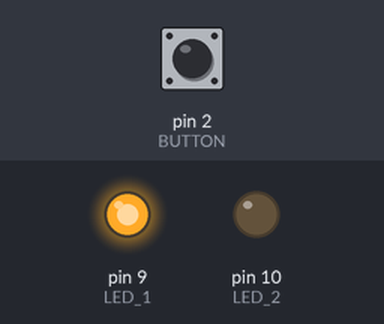
Bench run of a sketch on a simulated Arduino Uno, built with avr-gcc and run on an emulated ATmega328P. Parts: output pins drawn as LEDs (lit = HIGH). Inputs (shaded band) come from the test bench; at power-on: pin 2 (BUTTON) LOW.

Above: at 1.2 s.
1.3 s: pin 2 (BUTTON) pulled HIGH for 0.15 s
At 1.37 s:
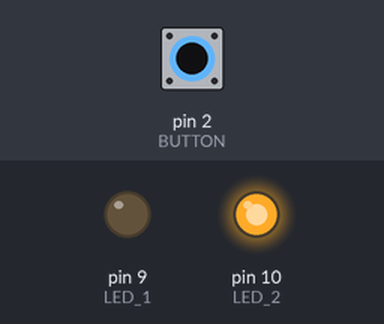
2.9 s: pin 2 (BUTTON) pulled HIGH for 3.2 s
At 6.5 s:
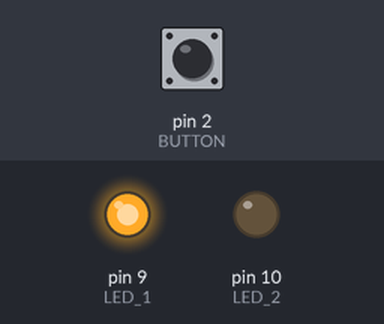
Timing chart, 0 to 8.0 s (numbered marks = the images above; inputs shaded):
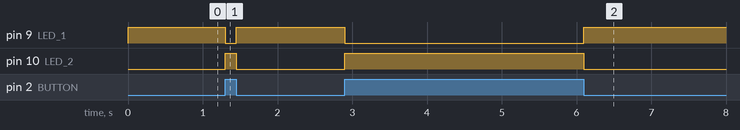

The sketch:

04_button_control.ino
```cpp
// 04_button_control.ino
// A push-button controls which of two LEDs is on.
//
// Used at Tier 1 Milestone 8 of Project 1 — the student's first INTERACTIVE
// Arduino sketch. Until now the Arduino has been the active element (blinking
// LEDs on its own). Now the student's input (button press) changes the
// Arduino's output (which LED is lit).
//
// This closes Project 1 with the student's first experience of the fundamental
// Arduino loop: read input --> decide --> write output. Every interactive
// project in the rest of the program is built on this pattern.
//
// Wiring:
//   - LED 1 (from Milestone 3): long leg --> 220 Ω resistor --> pin 9,
//     short leg --> GND
//   - LED 2 (from Milestone 5): long leg --> 220 Ω resistor --> pin 10,
//     short leg --> GND
//   - Button (from Milestone 7): one side --> Arduino 5V, other side --> pin 2
//     AND --> 10 kΩ pull-down resistor --> GND
//
// The 10 kΩ pull-down resistor is important: it holds pin 2 at 0 V (LOW) when
// the button is not pressed. When the button IS pressed, the 5 V rail connects
// to pin 2 directly and pin 2 reads HIGH. Without the pull-down, pin 2 would
// "float" when the button is not pressed and digitalRead() would return random
// values.
//
// Expected behaviour:
//   - Button NOT pressed: LED 1 (pin 9) is ON, LED 2 (pin 10) is OFF.
//   - Button pressed and held: LED 1 is OFF, LED 2 is ON.
//   - Release the button: back to LED 1 ON, LED 2 OFF.

const int LED_1 = 9;
const int LED_2 = 10;
const int BUTTON = 2;

void setup() {
  pinMode(LED_1, OUTPUT);
  pinMode(LED_2, OUTPUT);
  pinMode(BUTTON, INPUT);
}

void loop() {
  int buttonState = digitalRead(BUTTON);

  if (buttonState == HIGH) {
    // Button is pressed: LED 2 on, LED 1 off.
    digitalWrite(LED_1, LOW);
    digitalWrite(LED_2, HIGH);
  } else {
    // Button not pressed: LED 1 on, LED 2 off.
    digitalWrite(LED_1, HIGH);
    digitalWrite(LED_2, LOW);
  }
}
```

Measured:
- after the input at 1.3 s, pin 9 (LED_1): HIGH → LOW at once, → HIGH 0.15 s later; pin 10 (LED_2): LOW → HIGH at once, → LOW 0.15 s later
- after the input at 2.9 s, pin 9 (LED_1): HIGH → LOW at once, → HIGH 3.2 s later; pin 10 (LED_2): LOW → HIGH at once, → LOW 3.2 s later
